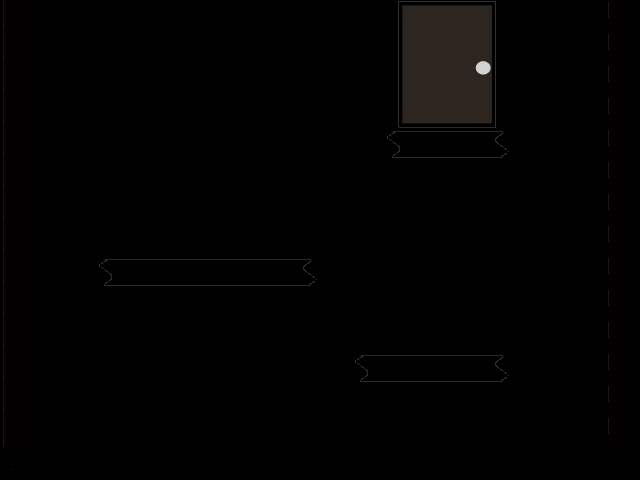

A 2D game scene composited from a Tiled map and its tileset images. What follows is a short description and the map's XML, with each tile layer's data collapsed to a summary:
An orthogonal 20x15 tile map with 32x32 px tiles, 4 tile layers (bg, platforms, level, door).

<map version="1.0" orientation="orthogonal" width="20" height="15" tilewidth="32" tileheight="32">
 <tileset firstgid="1" name="cbtiles" tilewidth="32" tileheight="32">
  <image source="../TileSet.png" trans="ffffff" width="128" height="256" />
 </tileset>
 <layer name="bg" width="20" height="15">
  <data>[300 cells, 0 non-empty, 0 distinct tile ids]</data>
 </layer>
 <layer name="platforms" width="20" height="15">
  <data>[300 cells, 16 non-empty, 3 distinct tile ids]</data>
 </layer>
 <layer name="level" width="20" height="15">
  <data>[300 cells, 48 non-empty, 5 distinct tile ids]</data>
 </layer>
 <layer name="door" width="20" height="15">
  <data>[300 cells, 16 non-empty, 16 distinct tile ids]</data>
 </layer>
</map>
